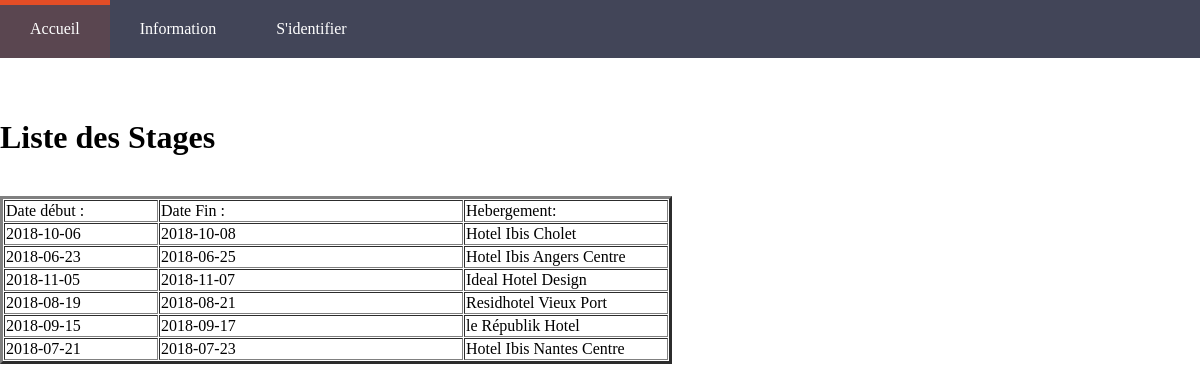
/MDS49-Final/index.php?uc=information&action=stage, run on the app's committed database.
### tables this page shows
CREATE TABLE IF NOT EXISTS SESSION
 (
   IDSESSION INTEGER NOT NULL AUTO_INCREMENT ,
   IDSTAGE INTEGER NOT NULL  , 
   DATEDEBUT date NOT NULL ,
   DATEFIN date NOT NULL ,
   IDHEBERGEMENT INTEGER NOT NULL  ,
   PRIMARY KEY (IDSESSION)  ,
   KEY session_stage (IDSTAGE)
 );

CREATE TABLE IF NOT EXISTS LIEUHEBERGEMENT
 (
   IDHEBERGEMENT INTEGER NOT NULL AUTO_INCREMENT ,
   IDVILLE INTEGER NULL  ,
   ADRESSEHEBER CHAR(32) NOT NULL  ,
   CODEPOSTALHEBER CHAR(5) NOT NULL  ,
   NOMHEBERGEMENT CHAR(50) NOT NULL  ,
   COUTHEBER DECIMAL(10,2) NOT NULL  ,
   CAPACITEHEBER INTEGER NOT NULL  ,
   PRIMARY KEY (IDHEBERGEMENT) ,
   KEY lieuhebergement_ville (IDVILLE)
 );

### MDS49-Final/util/class.pdoMDS49.inc.php (called while the page is built, shortened)
<?php
class PdoMDS49
{
      	private static $serveur='mysql:host=db672809222.db.1and1.com';
      	private static $bdd='dbname=db672809222';
      	private static $user='dbo672809222' ;
      	private static $mdp='BMw1234*CEMP' ;
		private static $monPdo;
		private static $monPdoMDS49 = null;
	private function __construct()
	{
    		PdoMDS49::$monPdo = new PDO(PdoMDS49::$serveur.';'.PdoMDS49::$bdd, PdoMDS49::$user, PdoMDS49::$mdp);
			PdoMDS49::$monPdo->query("SET CHARACTER SET utf8");
	}
	public  static function getPdoMDS49()
	{
		if(PdoMDS49::$monPdoMDS49 == null)
		{
			PdoMDS49::$monPdoMDS49= new PdoMDS49();
		}
		return PdoMDS49::$monPdoMDS49;
	}
	public function getLesStages()
	{
		$req = "SELECT SESSION.IDSESSION, SESSION.DATEDEBUT, SESSION.DATEFIN, SESSION.IDSTAGE, LIEUHEBERGEMENT.NOMHEBERGEMENT FROM SESSION INNER JOIN LIEUHEBERGEMENT on SESSION.IDHEBERGEMENT = LIEUHEBERGEMENT.IDHEBERGEMENT";
		$res = PdoMDS49::$monPdo->query($req);
		$lesStages = $res->fetchAll();
		return $lesStages;
	}
}
?>

### MDS49-Final/vues/v_stage.php (the view, shortened to what this page needs)
<form action="index.php?uc=information&action=stages" method=post>
<p><H1>Liste des Stages</H1><br>
        <table border=3 cellspacing=1 >
            <tr>
            <td>Date début :</td>
            <td>Date Fin :</td>
            <td>Hebergement:</td>
            </tr>
        <?php
        foreach( $lesStages as $unStage)
        {
            $dateDebut = $unStage['DATEDEBUT'];
            $dateFin = $unStage['DATEFIN'];
            $hebergement = $unStage['NOMHEBERGEMENT'];
            ?>
            <tr>
                <td width=150><?php echo $dateDebut ?></td>
                <td width=300><?php echo $dateFin ?></td>
                <td width=200><?php echo $hebergement ?></td>
            </tr>
            <?php
        }
        ?>
        </table>
</form>

### MDS49-Final/util/style.css (style rules this page uses)
body { front-family: 'Source code pro', Calibri, serif; margin: 0px; padding: 0px; }
p { margin:20px; padding:10px; }

### data on the page
session: DATEDEBUT "2018-10-06", DATEFIN "2018-10-08", IDHEBERGEMENT.NOMHEBERGEMENT "Hotel Ibis Cholet"
session: DATEDEBUT "2018-06-23", DATEFIN "2018-06-25", IDHEBERGEMENT.NOMHEBERGEMENT "Hotel Ibis Angers Centre"
session: DATEDEBUT "2018-11-05", DATEFIN "2018-11-07", IDHEBERGEMENT.NOMHEBERGEMENT "Ideal Hotel Design"
session: DATEDEBUT "2018-08-19", DATEFIN "2018-08-21", IDHEBERGEMENT.NOMHEBERGEMENT "Residhotel Vieux Port"
session: DATEDEBUT "2018-09-15", DATEFIN "2018-09-17", IDHEBERGEMENT.NOMHEBERGEMENT "le Républik Hotel"
session: DATEDEBUT "2018-07-21", DATEFIN "2018-07-23", IDHEBERGEMENT.NOMHEBERGEMENT "Hotel Ibis Nantes Centre"
